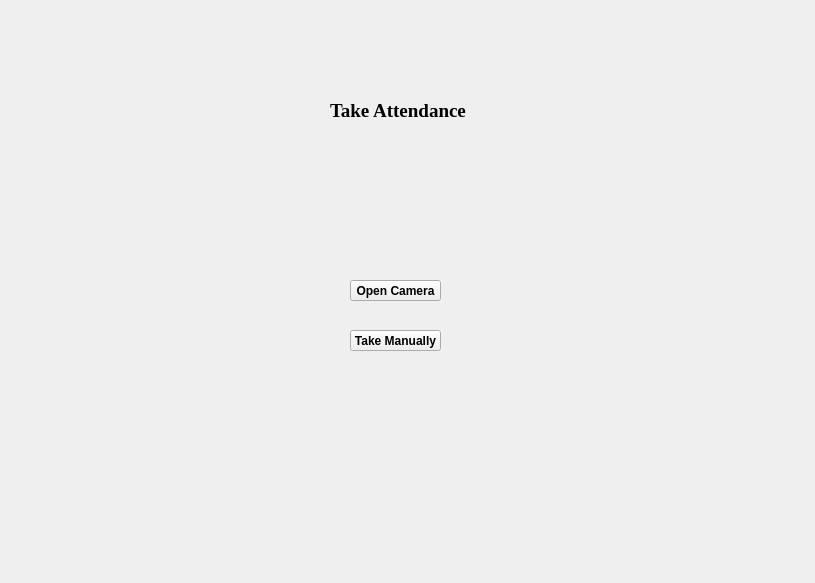
<?xml version="1.0" encoding="UTF-8"?>
<ui version="4.0">
 <class>Attendance</class>
 <widget class="QWidget" name="Attendance">
  <property name="windowModality">
   <enum>Qt::WindowModal</enum>
  </property>
  <property name="geometry">
   <rect>
    <x>0</x>
    <y>0</y>
    <width>815</width>
    <height>583</height>
   </rect>
  </property>
  <property name="windowTitle">
   <string>Attendance</string>
  </property>
  <widget class="QLabel" name="logo">
   <property name="geometry">
    <rect>
     <x>340</x>
     <y>150</y>
     <width>100</width>
     <height>100</height>
    </rect>
   </property>
   <property name="text">
    <string/>
   </property>
  </widget>
  <widget class="QLabel" name="Heading">
   <property name="geometry">
    <rect>
     <x>330</x>
     <y>90</y>
     <width>141</width>
     <height>41</height>
    </rect>
   </property>
   <property name="font">
    <font>
     <family>Times New Roman</family>
     <pointsize>14</pointsize>
     <weight>75</weight>
     <bold>true</bold>
    </font>
   </property>
   <property name="text">
    <string>Take Attendance</string>
   </property>
  </widget>
  <widget class="QPushButton" name="OpenCam">
   <property name="geometry">
    <rect>
     <x>350</x>
     <y>280</y>
     <width>91</width>
     <height>21</height>
    </rect>
   </property>
   <property name="font">
    <font>
     <weight>75</weight>
     <bold>true</bold>
    </font>
   </property>
   <property name="text">
    <string>Open Camera</string>
   </property>
  </widget>
  <widget class="QPushButton" name="TakeManual">
   <property name="geometry">
    <rect>
     <x>350</x>
     <y>330</y>
     <width>91</width>
     <height>21</height>
    </rect>
   </property>
   <property name="font">
    <font>
     <family>MS Shell Dlg 2</family>
     <weight>75</weight>
     <bold>true</bold>
    </font>
   </property>
   <property name="text">
    <string>Take Manually</string>
   </property>
  </widget>
 </widget>
 <resources/>
 <connections/>
</ui>
